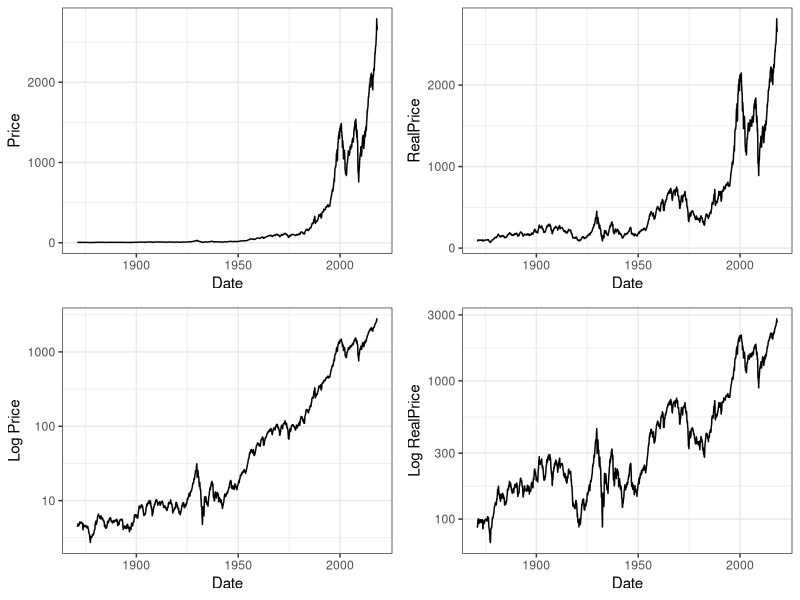
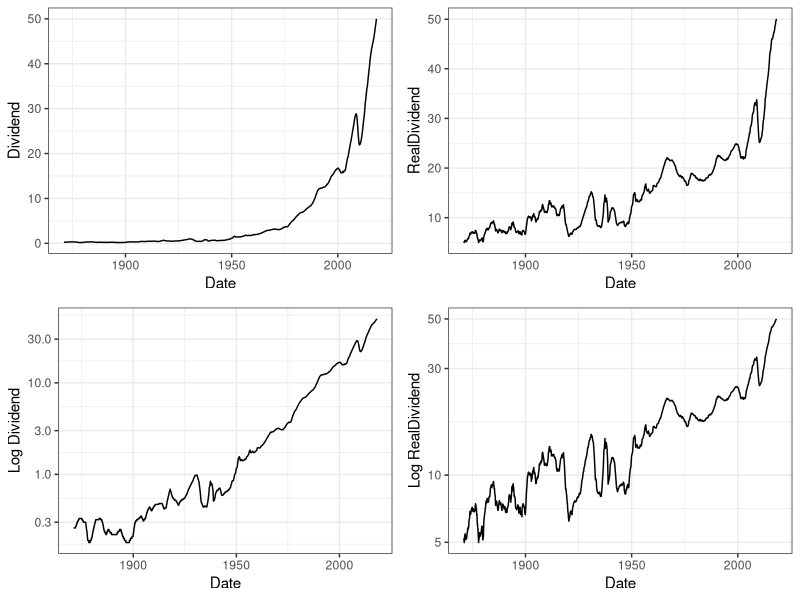
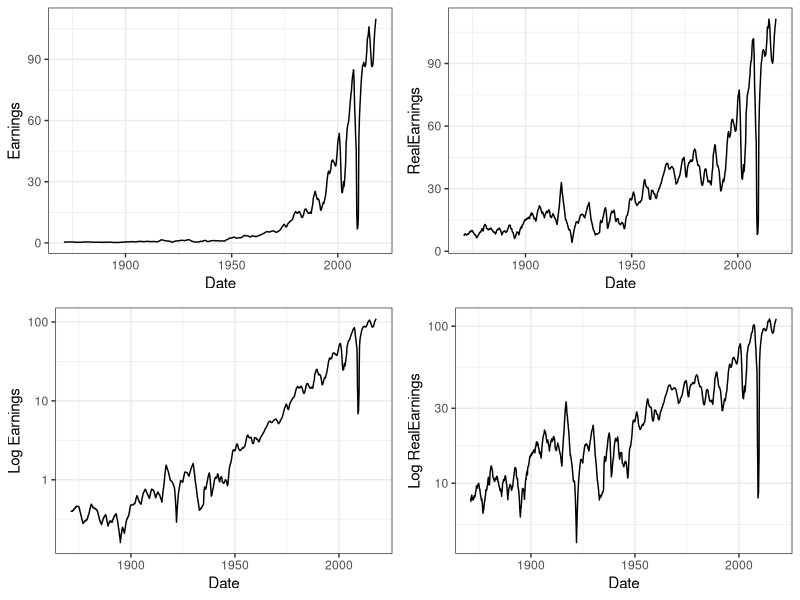
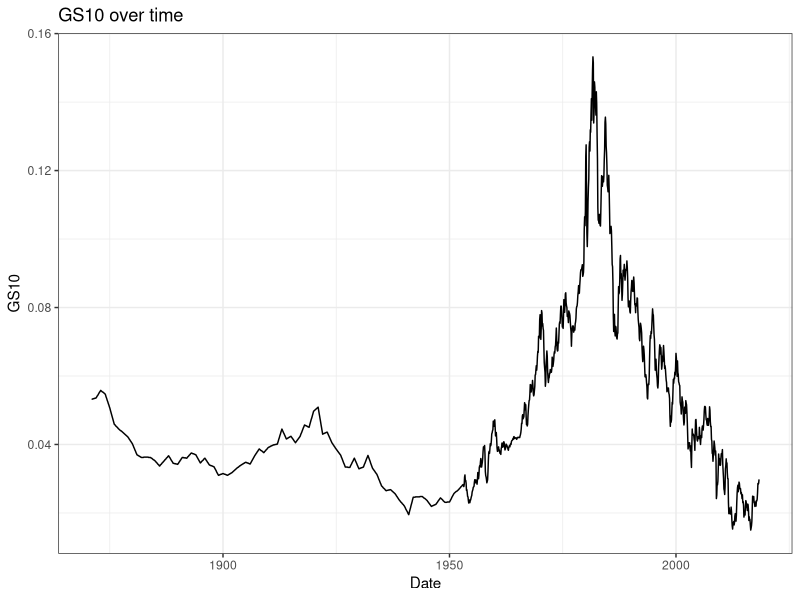
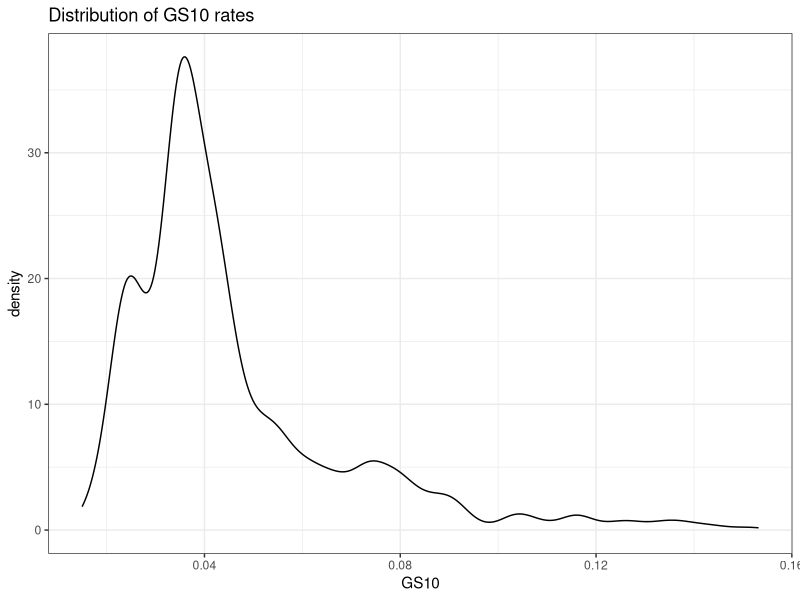
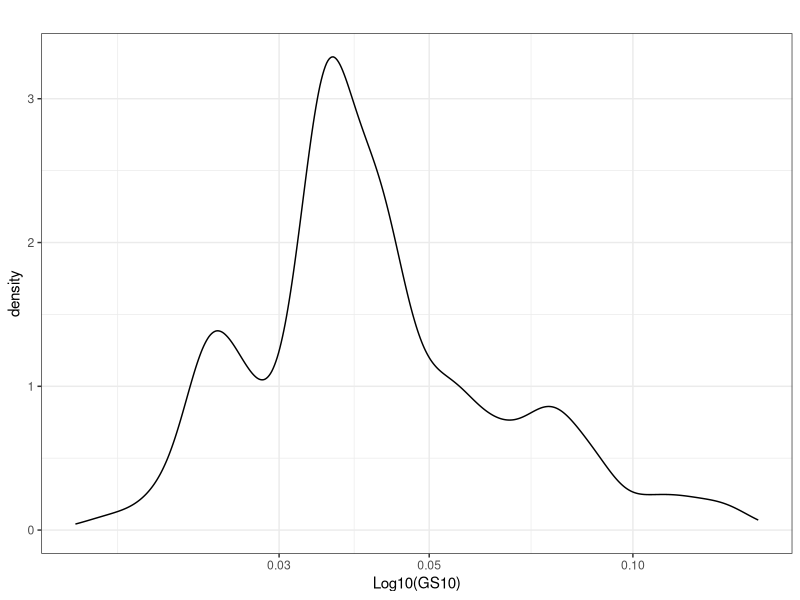
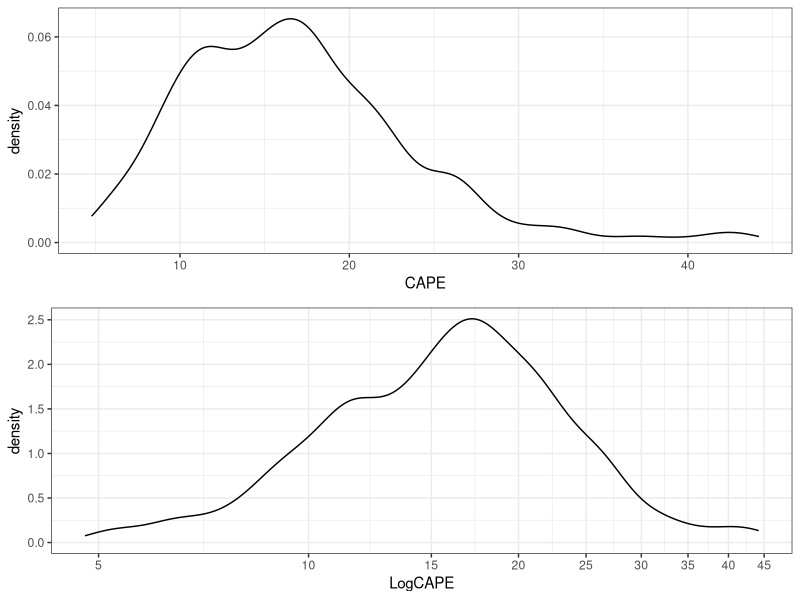
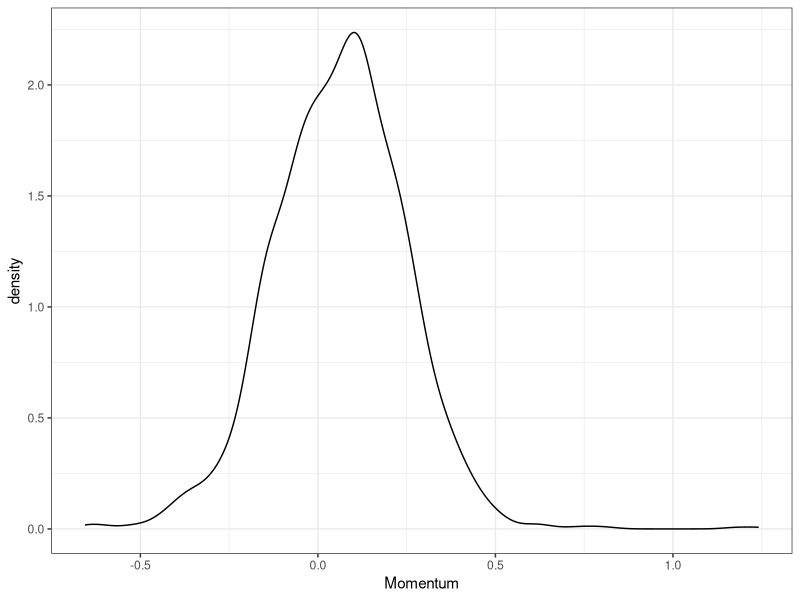

The R source for these figures, in order:
## ---- chunk 1
# Load packages

library(ggplot2)
library(gridExtra)
library(ggthemes)
library(gsubfn)
## ---- chunk 2
# Load the Data
cape <- read.csv("ie_data.csv", sep = "\t")
## ---- chunk 3
str(cape)
## ---- chunk 4
# Convert date to character format for parsing
cape$Date <- as.character(cape$Date)

# The as.Date function requires a day, so a .1 needs to be appended to the dates
# A 0 needs to be appended to October so that as.Date can differentiate it from
# January
october <- nchar(cape$Date) == 6
cape$Date <- ifelse(october,
                    paste(cape$Date, "0.1", sep = ""),
                    paste(cape$Date, ".1", sep = ""))

# Finally parse the result
cape$Date <- as.Date(cape$Date, '%Y.%m.%d')

# Rename the rows using the date column
#rownames(cape) <- cape$Date

# Drop the Date and DateFraction columns
cape <- subset(cape, select = -c(DateFraction))
## ---- chunk 5
cape$GS10 <- cape$GS10 / 100
## ---- chunk 6
pct_change <- function(vect, k = 12) {
  # Calculates the percent change over a specified lookback
  # :param vect:  vector of numbers
  # :param  k:    number of periods to lookback
  # :return:      running percent change over lookback length
  
  len = length(vect)
  
  # Create indexes that will be used to truncate the vector
  front_trunc <- (1:k)
  rear_trunc <- ((len-k+1):len)
  
  # Divide truncated versions of the vector by itself to get the percent change
  result <- vect[-front_trunc]/vect[-rear_trunc] - 1
  
  # Pad the results so that it matches the original vector length
  result <- c(rep(NA, k), result)
  
  return(result)
}
## ---- chunk 7
fwd_return <- function(vect, k = 12) {
  # Shift a vector by k values
  # :param vect:  vector to shift
  # :param k:     number of periods to shift by
  # :return:      shifted vector

  len <- length(vect)

  p_changes <- pct_change(vect, k = k)

  # Remove the first k values of the vector
  result <- p_changes[-(1:k)]

  # Restore the vector to original length (NA is appended automatically)
  length(result) <- len

  return(result)
}

## ---- chunk 8
# continuous measurments of growth and inflation
cape$Momentum <- pct_change(cape$Price)
cape$CPIChange <- pct_change(cape$CPI)

# nominal variation
growth <- cape$Momentum > 0
cape$Growth <- ifelse(growth, "Expansion", "Recession")
inflation <- cape$CPIChange > 0
cape$Inflation <- ifelse(inflation, "Inflation", "Deflation")
cape$Growth <- factor(cape$Growth)
cape$Inflation <- factor(cape$Inflation)

cape$Fwd1yrReturns <- fwd_return(cape$Price)
cape$Fwd3yrReturns <- fwd_return(cape$Price, k = 36)
cape$Fwd5yrReturns <- fwd_return(cape$Price, k = 60)
cape$Fwd10yrReturns <- fwd_return(cape$Price, k = 120)

bullish <- cape$Fwd1yrReturns > 0
cape$Outlook <- ifelse(bullish, "Bullish", "Bearish")
cape$Outlook <- factor(cape$Outlook)



## ---- chunk 9
str(cape)
summary(cape)
## ---- chunk 10
theme_set(theme_bw())
g <- ggplot(cape)

plt1 <- g + geom_line(aes(Date, Price))
plt2 <- g + geom_line(aes(Date, RealPrice))
plt3 <- plt1 + scale_y_log10() + labs(y = "Log Price")
plt4 <- plt2 + scale_y_log10() + labs(y = "Log RealPrice")

grid.arrange(plt1, plt2, plt3, plt4, ncol = 2)
## ---- chunk 11
plt1 <- g + geom_line(aes(Date, Dividend))
plt2 <- g + geom_line(aes(Date, RealDividend))
plt3 <- plt1 + scale_y_log10() + labs(y = "Log Dividend")
plt4 <- plt2 + scale_y_log10() + labs(y = "Log RealDividend")

grid.arrange(plt1, plt2, plt3, plt4, ncol = 2)
## ---- chunk 12
plt1 <- g + geom_line(aes(Date, Earnings))
plt2 <- g + geom_line(aes(Date, RealEarnings))
plt3 <- plt1 + scale_y_log10() + labs(y = "Log Earnings")
plt4 <- plt2 + scale_y_log10() + labs(y = "Log RealEarnings")

grid.arrange(plt1, plt2, plt3, plt4, ncol = 2)
## ---- chunk 13
plt1 <- g + geom_line(aes(Date, GS10)) + labs(title = "GS10 over time")
plt2 <- g + geom_density(aes(GS10)) + labs(title = "Distribution of GS10 rates")
plt3 <- plt2 + scale_x_log10() + labs(title = "", x = "Log10(GS10)")

#grid.arrange(plt1, plt2, plt3)
print(plt1)
print(plt2)
print(plt3)

summary(cape$GS10)
## ---- chunk 14
plt1 <- g + geom_density(aes(CAPE))
plt2 <- plt1 + scale_x_log10(breaks = seq(0, 45, 5)) + labs(x = "LogCAPE")

grid.arrange(plt1, plt2)
## ---- chunk 15
g + geom_density(aes(Momentum))
g + geom_boxplot(aes("", Momentum)) + coord_flip()
summary(cape$Momentum)
## ---- chunk 16
g + geom_density(aes(CPIChange))
summary(cape$CPIChange)
## ---- chunk 17
# The first 12 rows contain NA values for both Inflation and growth
plt1 <- ggplot(cape[-(1:12),]) + geom_bar(aes(Inflation))

plt2 <- ggplot(cape[-(1:12),]) + geom_bar(aes(Growth))
grid.arrange(plt1, plt2, ncol = 2)
## ---- chunk 18
plt1 <- g + geom_density(aes(Fwd1yrReturns))
plt2 <- g + geom_density(aes(Fwd3yrReturns))
plt3 <- g + geom_density(aes(Fwd5yrReturns))
plt4 <- g + geom_density(aes(Fwd10yrReturns))

grid.arrange(plt1, plt2, plt3, plt4, ncol = 2)
summary(cape[c("Fwd1yrReturns", "Fwd3yrReturns",
               "Fwd5yrReturns", "Fwd10yrReturns")])
## ---- chunk 19
# this function will convert the returns to a CAGR
annualize <- function(r,t) {
  return((1 + r)^(1 / t) - 1)
}

plt1 <- g + geom_density(aes(Fwd1yrReturns))
plt2 <- g + geom_density(aes(annualize(Fwd3yrReturns, 3))) +
                                    labs(x = "3 Year CAGR")
plt3 <- g + geom_density(aes(annualize(Fwd5yrReturns, 5))) +
                                    labs(x = "5 Year CAGR")
plt4 <- g + geom_density(aes(annualize(Fwd10yrReturns, 10))) +
                                    labs(x = "10 Year CAGR")

grid.arrange(plt1, plt2, plt3, plt4, ncol = 2)
print("1 year forward returns")
summary(cape$Fwd1yrReturns)
print("3 year forward returns")
summary(annualize(cape$Fwd3yrReturns, 3))
print("5 year forward returns")
summary(annualize(cape$Fwd5yrReturns, 5))
print("10 year forward returns")
summary(annualize(cape$Fwd10yrReturns, 10))
## ---- chunk 20
cape$Fwd3yrCAGR <- annualize(cape$Fwd3yrReturns, 3)
cape$Fwd5yrCAGR <- annualize(cape$Fwd5yrReturns, 5)
cape$Fwd10yrCAGR <- annualize(cape$Fwd10yrReturns, 10)

# g needs to be updated now that there are new features in the df
g <- ggplot(cape)
## ---- chunk 21
plt1 <- g + geom_point(aes((RealPrice), (RealEarnings)))
plt2 <- g + geom_point(aes((RealPrice), (RealDividend)))
plt3 <- g + geom_point(aes((RealDividend), (RealEarnings)))

grid.arrange(plt1, plt2, plt3, ncol = 2)

## ---- chunk 22
plt1 <- g + geom_point(aes(log10(RealPrice), 
                           log10(RealEarnings)), alpha = 1/10)
plt2 <- g + geom_point(aes(log10(RealPrice), 
                           log10(RealDividend)), alpha = 1/10)
plt3 <- g + geom_point(aes(log10(RealDividend),
                           log10(RealEarnings)), alpha = 1/10)

grid.arrange(plt1, plt2, plt3, ncol = 2)

## ---- chunk 23
# Convenience function created because several features will be plotted
# against forward returns
plot_vs_returns <- function(df, x, x_label, alpha = 1) {
  g <- ggplot(aes(x = x), data = df)
  plt1 <- g + geom_point(aes(y = Fwd1yrReturns), alpha = alpha) + labs(x = x_label)
  plt2 <- g + geom_point(aes(y = Fwd3yrCAGR), alpha = alpha) + labs(x = x_label)
  plt3 <- g + geom_point(aes(y = Fwd5yrCAGR), alpha = alpha) + labs(x = x_label)
  plt4 <- g + geom_point(aes(y = Fwd10yrCAGR), alpha = alpha) + labs(x = x_label)
  
  grid.arrange(plt1, plt2, plt3, plt4)
}
## ---- chunk 24
plot_vs_returns(cape, cape$CAPE, "CAPE")
## ---- chunk 25
plot_vs_returns(cape, log10(cape$CAPE), "Log10(CAPE)", alpha = 1/10)
## ---- chunk 26
g_cape <- ggplot(aes(x = cut(log10(CAPE), breaks = 5)), 
                 data = subset(cape, !is.na(CAPE)))

g_cape + geom_bar(aes(y = Fwd1yrReturns), stat = "summary", fun.y = mean)
g_cape + geom_bar(aes(y = Fwd3yrCAGR), stat = "summary", fun.y = mean)
g_cape + geom_bar(aes(y = Fwd5yrCAGR), stat = "summary", fun.y = mean)
g_cape + geom_bar(aes(y = Fwd10yrCAGR), stat = "summary", fun.y = mean)
## ---- chunk 27
g_cape + geom_boxplot(aes(y = Fwd1yrReturns))
g_cape + geom_boxplot(aes(y = Fwd3yrCAGR))
g_cape + geom_boxplot(aes(y = Fwd5yrCAGR))
g_cape + geom_boxplot(aes(y = Fwd10yrCAGR))
## ---- chunk 28
plot_vs_returns(cape, cape$Momentum, "Momentum")
## ---- chunk 29
plt1 <-ggplot(aes(Momentum, Fwd1yrReturns), data = cape) +
  geom_point(alpha = 1/20) + xlim(-.5, .7)
plt2 <-ggplot(aes(Momentum, Fwd3yrCAGR), data = cape) +
  geom_point(alpha = 1/20) + xlim(-.5, .7)
plt3 <-ggplot(aes(Momentum, Fwd5yrCAGR), data = cape) +
  geom_point(alpha = 1/20) + xlim(-.5, .7)
plt4 <-ggplot(aes(Momentum, Fwd10yrCAGR), data = cape) +
  geom_point(alpha = 1/20) + xlim(-.5, .7)

grid.arrange(plt1, plt2, plt3, plt4)
## ---- chunk 30
# trim the first 12 rows to remove NA values
plt1 <- ggplot(aes(Growth, Fwd1yrReturns), data = cape[-(1:12),]) + geom_boxplot()
plt2 <- ggplot(aes(Growth, Fwd3yrCAGR), data = cape[-(1:12),]) + geom_boxplot()
plt3 <- ggplot(aes(Growth, Fwd5yrCAGR), data = cape[-(1:12),]) + geom_boxplot()
plt4 <- ggplot(aes(Growth, Fwd10yrCAGR), data = cape[-(1:12),]) + geom_boxplot()

grid.arrange(plt1, plt2, plt3, plt4)
## ---- chunk 31
plot_vs_returns(cape, cape$GS10, "GS10", alpha = 1/10)
plot_vs_returns(cape, log10(cape$GS10), "Log(GS10)", alpha = 1/10)
## ---- chunk 32
ggplot(cape[-(1:12),]) + geom_point(aes(GS10, log10(CAPE)))
cor.test(cape$GS10, cape$CAPE)
cor.test(cape$GS10, log10(cape$CAPE))
## ---- chunk 33
plot_vs_returns(cape, cape$CPIChange, "Inflation", alpha = 1/10)
## ---- chunk 34
g + geom_point(aes(CPIChange, Momentum), alpha = 1/10)
## ---- chunk 35
g + geom_point(aes(CPIChange, GS10), alpha = 1/10)
## ---- chunk 36
ggplot(cape[-(1:12),]) + geom_point(aes(CAPE, Fwd1yrReturns, col = Growth)) +
  scale_x_log10()
## ---- chunk 37
ggplot(cape[-(1:12),]) + geom_point(aes(CAPE, Fwd1yrReturns, col = Growth)) +
  scale_x_log10() + facet_wrap(~Growth)
## ---- chunk 38
ggplot(cape[-(1:12),]) + geom_point(aes(CAPE, Fwd3yrCAGR, col = Growth)) +
  scale_x_log10() + facet_wrap(~Growth)
ggplot(cape[-(1:12),]) + geom_point(aes(CAPE, Fwd5yrCAGR, col = Growth)) +
  scale_x_log10() + facet_wrap(~Growth)
ggplot(cape[-(1:12),]) + geom_point(aes(CAPE, Fwd10yrCAGR, col = Growth)) +
  scale_x_log10() + facet_wrap(~Growth)
## ---- chunk 39
ggplot(cape[-(1:12),]) + geom_point(aes(CAPE, Fwd1yrReturns, col = Inflation)) +
  scale_x_log10() + facet_wrap(~Inflation)
ggplot(cape[-(1:12),]) + geom_point(aes(CAPE, Fwd3yrCAGR, col = Inflation)) +
  scale_x_log10() + facet_wrap(~Inflation)
ggplot(cape[-(1:12),]) + geom_point(aes(CAPE, Fwd5yrCAGR, col = Inflation)) +
  scale_x_log10() + facet_wrap(~Inflation)
ggplot(cape[-(1:12),]) + geom_point(aes(CAPE, Fwd10yrCAGR, col = Inflation)) +
  scale_x_log10() + facet_wrap(~Inflation)
## ---- chunk 40
g_cape + geom_boxplot(aes(y = Fwd1yrReturns)) + 
  facet_wrap(Growth~Inflation)
## ---- chunk 41
g + geom_density(aes(1/CAPE - GS10)) +
  labs(title = "Stock Yield: Inverse CAPE minus the risk free rate")
## ---- chunk 42
plot_vs_returns(cape, 1/cape$CAPE - cape$GS10,
                "Inverse CAPE - GS10", alpha = 1/10)
## ---- chunk 43
plot_vs_returns(cape, log10(1/cape$CAPE) - cape$GS10,
                "Log10(Inverse CAPE) - GS10", alpha = 1/10)
## ---- chunk 44
g + geom_line(aes(Date, RealPrice)) + ggtitle("Stock Market Prices") +
  scale_y_log10()
## ---- chunk 45
# This function is necessary to plot returns against cape, while also
# maintaining meaningful x lables for the cut groups
log_cut <- function(x, breaks = 5, digits = 0) {
  # Same functionality as cut, but cuts along log adjusted values 
  # :param x:       values to cut
  # :param breaks:  number of cuts to make
  # :param digits:  number of decimal places to round the labels
  # :returns cut data, but with original values in lables
  cuts <- cut(log10(x), breaks = breaks)
  
  # sub function to apply
  level_mapper <- function(lev) {
    return(gsubfn("(\\d+.\\d+)",
                  ~ round(10 ^ as.numeric(x), digits = digits),
                  lev))
  }
  
  levels(cuts) <- sapply(levels(cuts), level_mapper)
  return(cuts)
}

cape_10yr <- ggplot(aes(x = log_cut(CAPE), y = Fwd10yrCAGR),
                    data = subset(cape, !is.na(CAPE))) +
  labs(x = "CAPE") + 
  scale_y_continuous(labels = scales::percent, limits = c(-.1, .2))

plt1 <- cape_10yr + geom_bar(stat = "summary", fun.y = mean) +
  ggtitle("Average Return")

plt2 <- cape_10yr + geom_boxplot() +
  ggtitle("Distribution of Returns")

grid.arrange(plt1, plt2, ncol = 2)
## ---- chunk 46
